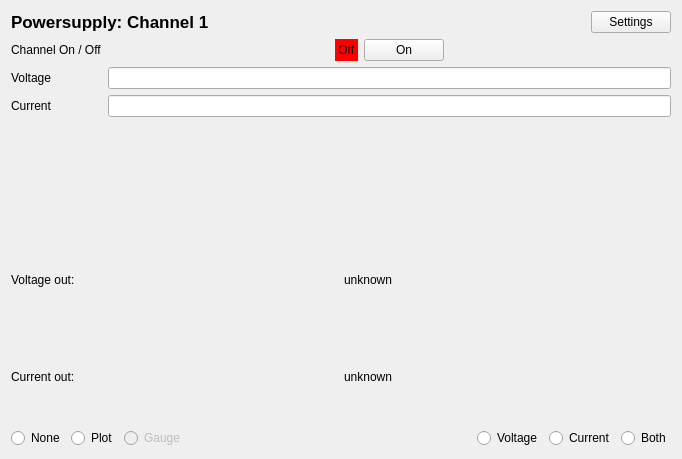
<?xml version="1.0" encoding="UTF-8"?>
<ui version="4.0">
 <class>PowerSupplyWidget</class>
 <widget class="QWidget" name="PowerSupplyWidget">
  <property name="geometry">
   <rect>
    <x>0</x>
    <y>0</y>
    <width>682</width>
    <height>459</height>
   </rect>
  </property>
  <property name="windowTitle">
   <string>Form</string>
  </property>
  <layout class="QVBoxLayout" name="verticalLayout">
   <item>
    <layout class="QHBoxLayout" name="horizontalLayout_2">
     <item>
      <widget class="QLabel" name="title">
       <property name="sizePolicy">
        <sizepolicy hsizetype="Maximum" vsizetype="Preferred">
         <horstretch>0</horstretch>
         <verstretch>0</verstretch>
        </sizepolicy>
       </property>
       <property name="font">
        <font>
         <pointsize>13</pointsize>
         <weight>75</weight>
         <italic>false</italic>
         <bold>true</bold>
        </font>
       </property>
       <property name="text">
        <string>Powersupply: Channel 1</string>
       </property>
      </widget>
     </item>
     <item>
      <spacer name="horizontalSpacer_3">
       <property name="orientation">
        <enum>Qt::Horizontal</enum>
       </property>
       <property name="sizeHint" stdset="0">
        <size>
         <width>40</width>
         <height>20</height>
        </size>
       </property>
      </spacer>
     </item>
     <item>
      <widget class="QPushButton" name="settingsButton">
       <property name="sizePolicy">
        <sizepolicy hsizetype="Minimum" vsizetype="Fixed">
         <horstretch>0</horstretch>
         <verstretch>0</verstretch>
        </sizepolicy>
       </property>
       <property name="text">
        <string>Settings</string>
       </property>
      </widget>
     </item>
    </layout>
   </item>
   <item>
    <layout class="QFormLayout" name="formLayout">
     <item row="1" column="0">
      <widget class="QLabel" name="label">
       <property name="text">
        <string>Channel On / Off</string>
       </property>
      </widget>
     </item>
     <item row="1" column="1">
      <layout class="QHBoxLayout" name="horizontalLayout">
       <item>
        <spacer name="horizontalSpacer_2">
         <property name="orientation">
          <enum>Qt::Horizontal</enum>
         </property>
         <property name="sizeHint" stdset="0">
          <size>
           <width>40</width>
           <height>20</height>
          </size>
         </property>
        </spacer>
       </item>
       <item>
        <widget class="QLabel" name="stateLabel">
         <property name="styleSheet">
          <string notr="true">background-color: red;</string>
         </property>
         <property name="text">
          <string> Off </string>
         </property>
        </widget>
       </item>
       <item>
        <widget class="QPushButton" name="button">
         <property name="text">
          <string>On</string>
         </property>
        </widget>
       </item>
       <item>
        <spacer name="horizontalSpacer">
         <property name="orientation">
          <enum>Qt::Horizontal</enum>
         </property>
         <property name="sizeHint" stdset="0">
          <size>
           <width>40</width>
           <height>20</height>
          </size>
         </property>
        </spacer>
       </item>
      </layout>
     </item>
     <item row="2" column="0">
      <widget class="QLabel" name="label_2">
       <property name="text">
        <string>Voltage</string>
       </property>
      </widget>
     </item>
     <item row="2" column="1">
      <widget class="QLineEdit" name="edit_v"/>
     </item>
     <item row="3" column="0">
      <widget class="QLabel" name="label_3">
       <property name="text">
        <string>Current</string>
       </property>
      </widget>
     </item>
     <item row="3" column="1">
      <widget class="QLineEdit" name="edit_i"/>
     </item>
    </layout>
   </item>
   <item>
    <layout class="QGridLayout" name="gridLayout">
     <item row="0" column="0">
      <widget class="QLabel" name="label_5">
       <property name="text">
        <string>Voltage out:</string>
       </property>
      </widget>
     </item>
     <item row="1" column="0">
      <widget class="QLabel" name="label_4">
       <property name="text">
        <string>Current out:</string>
       </property>
      </widget>
     </item>
     <item row="1" column="1">
      <widget class="QLabel" name="label_iout">
       <property name="text">
        <string>unknown</string>
       </property>
      </widget>
     </item>
     <item row="0" column="1">
      <widget class="QLabel" name="label_vout">
       <property name="text">
        <string>unknown</string>
       </property>
      </widget>
     </item>
    </layout>
   </item>
   <item>
    <layout class="QHBoxLayout" name="horizontalLayout_4">
     <item>
      <widget class="QRadioButton" name="radioNone">
       <property name="text">
        <string>None</string>
       </property>
       <attribute name="buttonGroup">
        <string notr="true">buttonGroup</string>
       </attribute>
      </widget>
     </item>
     <item>
      <widget class="QRadioButton" name="radioPlot">
       <property name="text">
        <string>Plot</string>
       </property>
       <attribute name="buttonGroup">
        <string notr="true">buttonGroup</string>
       </attribute>
      </widget>
     </item>
     <item>
      <widget class="QRadioButton" name="radioGauge">
       <property name="enabled">
        <bool>false</bool>
       </property>
       <property name="text">
        <string>Gauge</string>
       </property>
       <property name="autoRepeat">
        <bool>false</bool>
       </property>
       <attribute name="buttonGroup">
        <string notr="true">buttonGroup</string>
       </attribute>
      </widget>
     </item>
     <item>
      <spacer name="horizontalSpacer_4">
       <property name="orientation">
        <enum>Qt::Horizontal</enum>
       </property>
       <property name="sizeHint" stdset="0">
        <size>
         <width>40</width>
         <height>20</height>
        </size>
       </property>
      </spacer>
     </item>
     <item>
      <widget class="QRadioButton" name="radioVoltage">
       <property name="text">
        <string>Voltage</string>
       </property>
       <attribute name="buttonGroup">
        <string notr="true">buttonGroup_2</string>
       </attribute>
      </widget>
     </item>
     <item>
      <widget class="QRadioButton" name="radioCurrent">
       <property name="text">
        <string>Current</string>
       </property>
       <attribute name="buttonGroup">
        <string notr="true">buttonGroup_2</string>
       </attribute>
      </widget>
     </item>
     <item>
      <widget class="QRadioButton" name="radioBoth">
       <property name="text">
        <string>Both</string>
       </property>
       <attribute name="buttonGroup">
        <string notr="true">buttonGroup_2</string>
       </attribute>
      </widget>
     </item>
    </layout>
   </item>
   <item>
    <layout class="QHBoxLayout" name="viewLayout"/>
   </item>
  </layout>
 </widget>
 <resources/>
 <connections/>
 <buttongroups>
  <buttongroup name="buttonGroup_2"/>
  <buttongroup name="buttonGroup"/>
 </buttongroups>
</ui>
